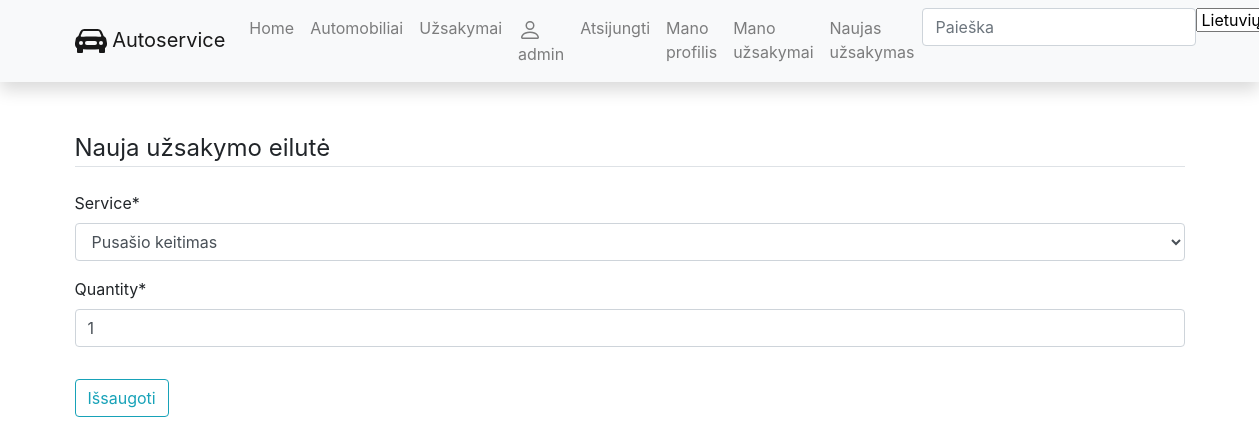
The app's page /lt/uzsakymai/11/updateline/24 (signed in), older data.
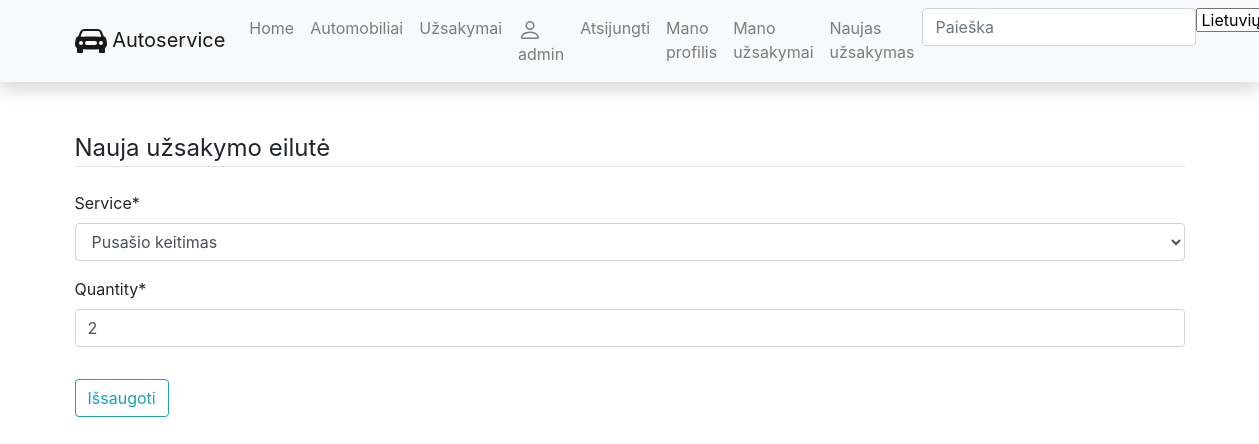
The same page, newer data.
### autoservice/models.py (models this page shows, shortened)
class UzsakymoEilute(models.Model):
    uzsakymas = models.ForeignKey(verbose_name=_("Order"), to="Uzsakymas", on_delete=models.CASCADE, null=True, related_name="eilutes")
    paslauga = models.ForeignKey(verbose_name=_("Service"), to="Paslauga", on_delete=models.SET_NULL, null=True)
    kiekis = models.IntegerField(_("Quantity"))
    def suma(self):
        return self.kiekis * self.paslauga.kaina
    suma.short_description = _("Sum")
    class Meta:
        verbose_name = _("Order Line")
        verbose_name_plural = _("Order Lines")

### autoservice/views.py (the view, shortened to what this page needs)
# urls.py: path('uzsakymai/<int:pk2>/updateline/<int:pk>', views.MyUzsakymoEiluteUpdateView.as_view(), name="manouzsakymas_updateline"),
class MyUzsakymoEiluteUpdateView(LoginRequiredMixin, UserPassesTestMixin, generic.UpdateView):
    model = UzsakymoEilute
    fields = ['paslauga', 'kiekis']
    template_name = 'uzsakymoeilute_form.html'
    def test_func(self):
        uzsakymas = Uzsakymas.objects.get(pk=self.kwargs['pk2'])
        atsakymas = self.request.user == uzsakymas.vartotojas
        return atsakymas

### autoservice/models.py (called while the page is built)
    def __str__(self):
        return f"{self.pavadinimas}"

### autoservice/templates/uzsakymoeilute_form.html (shortened to what this page needs)
{% extends "base.html" %}
{% block content %}
{% load crispy_forms_tags %}
<div class="content-section">
    <form method="POST">
    <fieldset class="form-group">
        <legend class="border-bottom mb-4">Nauja užsakymo eilutė</legend>
        {{ form|crispy }}
    </fieldset>
    <div class="form-group">
            <button class="btn btn-outline-info" type="submit">Išsaugoti</button>
    </div>
    </form>
</div>
{% endblock %}

Row changes from the older to the newer data that the page shows:
changed UzsakymoEilute "Pusašio keitimas": kiekis "1" → "2"
